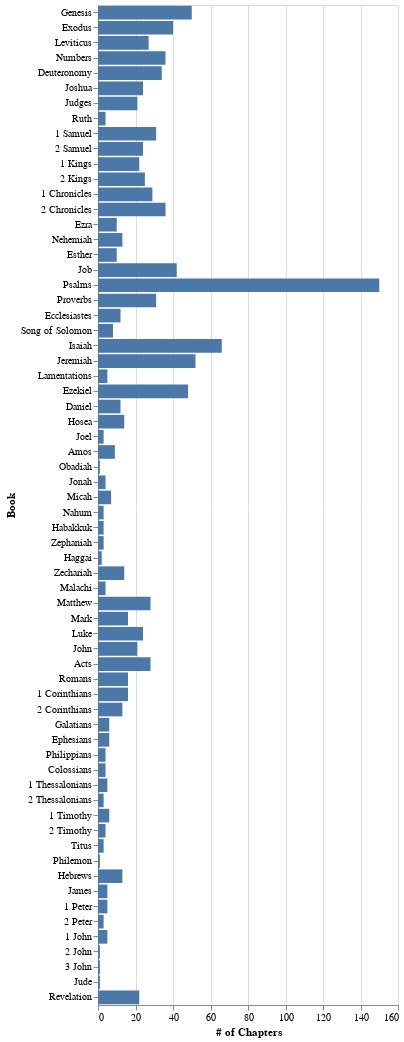

Notebook source saved alongside this figure:
### Code cell
display(Markdown(f"### Chapters / Book"))

chart_chapter_count = (
    alt.Chart(chapter_count_per_book)
    .mark_bar()
    .encode(
        x=alt.X("# of Chapters:Q", title="# of Chapters"),
        y=alt.Y("Book:N", sort=books, title="Book"),
        tooltip=["Book", "# of Chapters"],
    )
    .properties(
                # title="# of Chapters per Book",
                width='container',
                height=1000)
    .interactive()
)
display(chart_chapter_count)

### Figure 1 — Vega-Lite specification as saved in the notebook (floating-point values rounded to 4 significant figures)
{"config": {"view": {"continuousWidth": 300, "continuousHeight": 300}}, "data": {"name": "data-ec59bb1e0afb5be272239902a4fa4b60"}, "mark": {"type": "bar"}, "encoding": {"tooltip": [{"field": "Book", "type": "nominal"}, {"field": "# of Chapters", "type": "quantitative"}], "x": {"field": "# of Chapters", "title": "# of Chapters", "type": "quantitative"}, "y": {"field": "Book", "sort": ["Genesis", "Exodus", "Leviticus", "Numbers", "Deuteronomy", "Joshua", "Judges", "Ruth", "1 Samuel", "2 Samuel", "1 Kings", "2 Kings", "1 Chronicles", "2 Chronicles", "Ezra", "Nehemiah", "Esther", "Job", "Psalms", "Proverbs", "Ecclesiastes", "Song of Solomon", "Isaiah", "Jeremiah", "Lamentations", "Ezekiel", "Daniel", "Hosea", "Joel", "Amos", "Obadiah", "Jonah", "Micah", "Nahum", "Habakkuk", "Zephaniah", "Haggai", "Zechariah", "Malachi", "Matthew", "Mark", "Luke", "John", "Acts", "Romans", "1 Corinthians", "2 Corinthians", "Galatians", "Ephesians", "Philippians", "Colossians", "1 Thessalonians", "2 Thessalonians", "1 Timothy", "2 Timothy", "Titus", "Philemon", "Hebrews", "James", "1 Peter", "2 Peter", "1 John", "2 John", "3 John", "Jude", "Revelation"], "title": "Book", "type": "nominal"}}, "height": 1000, "params": [{"name": "param_2", "select": {"type": "interval", "encodings": ["x", "y"]}, "bind": "scales"}], "width": "container", "$schema": "https://vega.github.io/schema/vega-lite/v5.20.1.json", "datasets": {"data-ec59bb1e0afb5be272239902a4fa4b60": [{"Book": "1 Chronicles", "# of Chapters": 29}, {"Book": "1 Corinthians", "# of Chapters": 16}, {"Book": "1 John", "# of Chapters": 5}, {"Book": "1 Kings", "# of Chapters": 22}, {"Book": "1 Peter", "# of Chapters": 5}, {"Book": "1 Samuel", "# of Chapters": 31}, {"Book": "1 Thessalonians", "# of Chapters": 5}, {"Book": "1 Timothy", "# of Chapters": 6}, {"Book": "2 Chronicles", "# of Chapters": 36}, {"Book": "2 Corinthians", "# of Chapters": 13}, {"Book": "2 John", "# of Chapters": 1}, {"Book": "2 Kings", "# of Chapters": 25}, {"Book": "2 Peter", "# of Chapters": 3}, {"Book": "2 Samuel", "# of Chapters": 24}, {"Book": "2 Thessalonians", "# of Chapters": 3}, {"Book": "2 Timothy", "# of Chapters": 4}, {"Book": "3 John", "# of Chapters": 1}, {"Book": "Acts", "# of Chapters": 28}, {"Book": "Amos", "# of Chapters": 9}, {"Book": "Colossians", "# of Chapters": 4}, {"Book": "Daniel", "# of Chapters": 12}, {"Book": "Deuteronomy", "# of Chapters": 34}, {"Book": "Ecclesiastes", "# of Chapters": 12}, {"Book": "Ephesians", "# of Chapters": 6}, {"Book": "Esther", "# of Chapters": 10}, {"Book": "Exodus", "# of Chapters": 40}, {"Book": "Ezekiel", "# of Chapters": 48}, {"Book": "Ezra", "# of Chapters": 10}, {"Book": "Galatians", "# of Chapters": 6}, {"Book": "Genesis", "# of Chapters": 50}, {"Book": "Habakkuk", "# of Chapters": 3}, {"Book": "Haggai", "# of Chapters": 2}, {"Book": "Hebrews", "# of Chapters": 13}, {"Book": "Hosea", "# of Chapters": 14}, {"Book": "Isaiah", "# of Chapters": 66}, {"Book": "James", "# of Chapters": 5}, {"Book": "Jeremiah", "# of Chapters": 52}, {"Book": "Job", "# of Chapters": 42}, {"Book": "Joel", "# of Chapters": 3}, {"Book": "John", "# of Chapters": 21}, {"Book": "Jonah", "# of Chapters": 4}, {"Book": "Joshua", "# of Chapters": 24}, {"Book": "Jude", "# of Chapters": 1}, {"Book": "Judges", "# of Chapters": 21}, {"Book": "Lamentations", "# of Chapters": 5}, {"Book": "Leviticus", "# of Chapters": 27}, {"Book": "Luke", "# of Chapters": 24}, {"Book": "Malachi", "# of Chapters": 4}, {"Book": "Mark", "# of Chapters": 16}, {"Book": "Matthew", "# of Chapters": 28}, {"Book": "Micah", "# of Chapters": 7}, {"Book": "Nahum", "# of Chapters": 3}, {"Book": "Nehemiah", "# of Chapters": 13}, {"Book": "Numbers", "# of Chapters": 36}, {"Book": "Obadiah", "# of Chapters": 1}, {"Book": "Philemon", "# of Chapters": 1}, {"Book": "Philippians", "# of Chapters": 4}, {"Book": "Proverbs", "# of Chapters": 31}, {"Book": "Psalms", "# of Chapters": 150}, {"Book": "Revelation", "# of Chapters": 22}, {"Book": "Romans", "# of Chapters": 16}, {"Book": "Ruth", "# of Chapters": 4}, {"Book": "Song of Solomon", "# of Chapters": 8}, {"Book": "Titus", "# of Chapters": 3}, {"Book": "Zechariah", "# of Chapters": 14}, {"Book": "Zephaniah", "# of Chapters": 3}]}}
